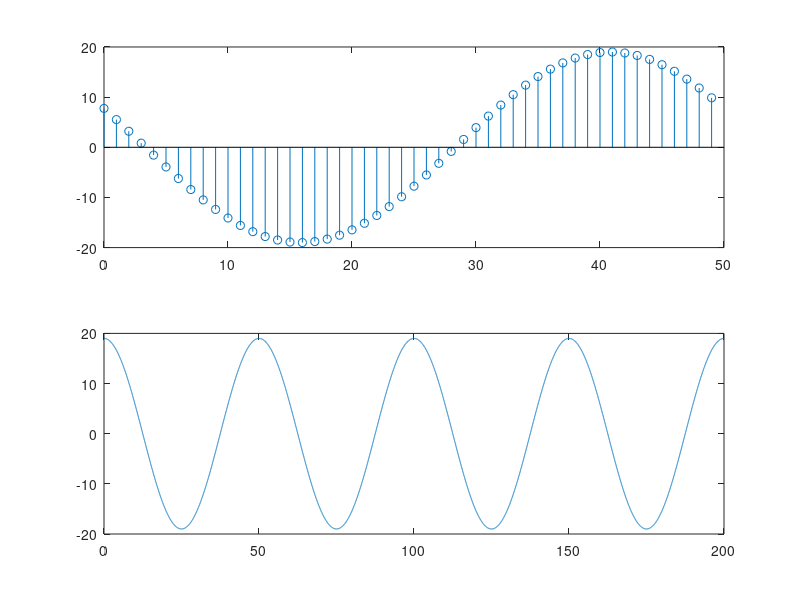

Write the MATLAB code that produced this figure.
N = 50;
f=1/N;
a=20;
n = 0:1:N-1;



T = 50;
F=1/T;
a=19;
t = 0:F:4*T;
y = a*cos(2*pi*F*t);



x = a*cos(2*pi*n*f+20);
subplot(2,1,2);  plot(t,y)
subplot(2,1,1);  stem(n,x)